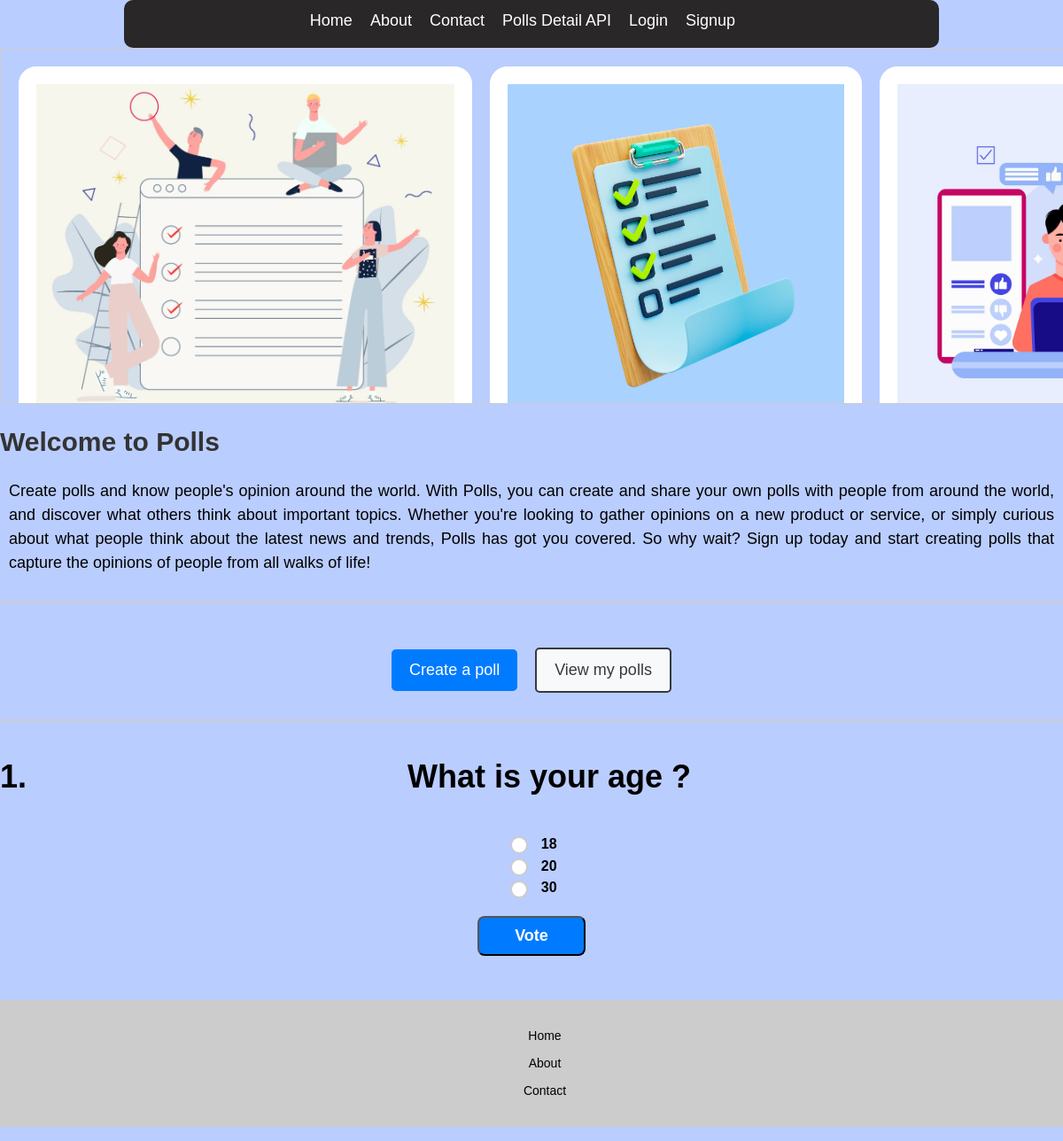
/1/, run on the app's committed database.
### polls/models.py (models this page shows, shortened)
class Question(models.Model):
    question_text = models.CharField(max_length=200, null=True)
    pub_date = models.DateTimeField('date published', auto_now_add=True, null=True)

class Choice(models.Model):
    choice_text = models.CharField(max_length=200, null=True)
    votes = models.IntegerField(default=0)
    question = models.ForeignKey(Question, on_delete=models.CASCADE)

### polls/views.py (the view)
# urls.py: re_path(r'^(?P<question_id>[0-9]+)/$',views.detail, name='detail'),
def detail(request,question_id):
    question = get_object_or_404(Question,pk=question_id)
    return render(request, 'polls/detail.html',{'question': question})

### polls/templates/polls/detail.html (shortened to what this page needs)
{% extends 'polls/base.html' %}
{% block main_content %}
    <h1 align="center">
       <ol type=1>
            <li> {{question.question_text}} </li>
       </ol>
    </h1>
    <form action="{% url 'polls:vote' question.id %}" method="post">
        {% for choice in question.choice_set.all %}
            <input type="radio" name="choice" id="choice{{forloop.counter}}" value="{{choice.id}}" />
            <label for="choice{{forloop.counter}}">{{choice.choice_text}} </label> <br>
        {% endfor %}
        <input type="submit" value="Vote" class="btn"/>
{% endblock %}

### polls/templates/polls/base.html (shortened to what this page needs)
{% load static %}
<head>
    <link rel="stylesheet" type="text/css" href="{% static 'css/style.css' %}">
</head>
<body>
    <div class="navigation">
        <a href="{% url 'polls:index' %}" class="nav-link">Home</a>
        <a href="{% url 'polls:about' %}" class="nav-link">About</a>
        <a href="{% url 'polls:contact' %}" class="nav-link">Contact</a>
        <a href="{% url 'polls-detail:api' %}" class="nav-link">Polls Detail API</a>
        {% if not user.is_authenticated %}
            <a href="{% url 'polls:login' %}" class="nav-link">Login</a>
            <a href="{% url 'polls:register' %}" class="nav-link">Signup</a>
        {% else %}
            <a href="{% url 'polls:logout' %}" class="nav-link">Logout</a>
        {% endif %}
    </div>
    <div class="slideshow">
        <div class="slides">
            <img src="{% static 'img/img1.jpg' %}" alt="image1">
            <img src="{% static 'img/img2.jpg' %}" alt="image2">
            <img src="{% static 'img/img3.jpg' %}" alt="image3">
        </div>
    </div>
    <h3 class="heading-primary">Welcome to Polls</h3>
    <p class="paragraph">Create polls and know people's opinion around the world. With Polls, you can create and share your own polls with people from around the world, and discover what others think about important topics. Whether you're looking to gather opinions on a new product or service, or simply curious about what people think about the latest news and trends, Polls has got you covered. So why wait? Sign up today and start creating polls that capture the opinions of people from all walks of life!</p>
    <hr>
    <div class="actions center">
        <a href="{% url 'polls:createpoll' %}" class="btn-primary">Create a poll</a>
        <a href="{% url 'polls:viewpolls'  %}" class="btn-secondary">View my polls</a>
    </div>
    <hr>
    {% block main_content %}
    {% endblock %}
    {% include "polls/footer.html" %}
</body>
</html>

### polls/templates/polls/footer.html
<footer>
   <p class="center">
     <ul>
       <li><a href="{% url 'polls:index' %}">Home</a></li>
       <li><a href="{% url 'polls:about' %}">About</a></li>
       <li><a href="{% url 'polls:contact' %}">Contact</a></li>
     </ul>
   </p>
 </footer>

### polls/static/css/style.css (style rules this page uses)
body { background-color: #bacdff; font-family: Arial, sans-serif; line-height: 1.5; margin: 0; padding: 0; }
h1 { font-size: 36px; margin: 20px 0; text-align: center; }
p { margin: 20px 10px; text-align: justify; }
ul { margin: 20px 0; padding: 0 0 0 40px; list-style: none; }
li { margin-bottom: 10px; }
footer { background-color: #333; color: #fff; padding: 10px; text-align: center; }
footer p { margin: 0; }
hr { margin: 20px 0; border: 0; border-top: 1px solid #eee; }
a { color: #000000; text-decoration: none; margin-right: 10px; }
h3 { color: #333; font-size: 30px; margin-top: 20px; margin-bottom: 10px; }
p { font-size: 18px; margin-bottom: 30px; }
hr { margin-top: 30px; margin-bottom: 30px; border: none; border-top: 2px solid #ccc; }
.btn { display: inline-block; margin-top: 20px !important; padding: 10px 40px; background-color: #007bff; color: #fff; text-decoration: none; font-weight: bolder; font-size: large; border-radius: 8px; }
footer { margin-top: 50px; text-align: center; color: #999; font-size: 14px; }
.nav-link { display: inline-block; margin-right: 20px; font-size: 18px; color: #ffffff; text-decoration: none; padding-bottom: 5px; border-bottom: 2px solid transparent; }
.navigation { display: flex; max-width: 75%; justify-content: center; align-items: center; background-color: #292727; padding: 10px; border-radius: 10px; margin: 0 auto; }
.center { display: flex; max-width: 75%; justify-content: center; align-items: center; margin: 0 auto; }
input[type="radio"] { appearance: none; -webkit-appearance: none; -moz-appearance: none; display: inline-block; vertical-align: middle; margin-right: 10px; width: 20px; height: 20px; border-radius: 50%; border: 2px solid #ccc; transition: all 0.3s ease; background-color: #fff; }
label { display: inline-block; vertical-align: middle; font-weight: bold; }
form { text-align: center; }
.actions.center { display: flex; justify-content: center; align-items: center; margin-top: 50px; }
.actions.center a { display: inline-block; margin: 0 10px; padding: 10px 20px; border-radius: 5px; font-size: 18px; text-decoration: none; text-align: center; transition: all 0.3s ease-in-out; }
.actions.center a.btn-primary { background-color: #007bff; color: #fff; border: none; }
.actions.center a.btn-secondary { background-color: #f8f9fa; color: #343a40; border: 2px solid #343a40; }
footer { background-color: #ccc; padding: 10px; text-align: center; }
.slideshow { position: relative; width: 100%; height: 50%; overflow: hidden; border: 1px solid #ccc; }
.slides { display: flex; position: absolute; width: calc(100% - 20px); height: calc(100% - 20px); top: 10px; left: 10px; right: 10px; bottom: 10px; animation-name: slide; animation-duration: 16s; animation-iteration-count: infinite; }
.slides img { width: 100%; height: 100%; object-fit: cover; border: 20px solid #fff; border-radius: 20px; margin: 10px 10px 10px 10px; }

### data on the page
Question: question_text "What is your age ?"
Choice: choice_text "18"
Choice: choice_text "20"
Choice: choice_text "30"
